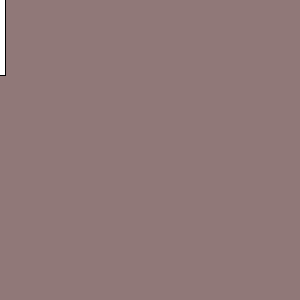
Frame 1 (no input)
Frame 60 (the mouse pressed at the canvas centre just before this capture): identical to frame 1, image omitted
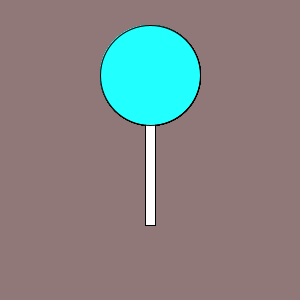
Frame 120 (the mouse held since frame 60 and released just before this capture)

The Processing sketch that drew these frames (run headless with seeded random() and noise(); from frame 60 on, the mouse is pressed at the canvas centre):

// Processing sketch: processing_37403
// ── processing_37403.pde

void setup() {
  size
    (300, 300);
    colorMode(HSB,width,height,88);
}

void draw() {
  background(0,50,50);
  
  for (int x=20; x<280; x+=20) {
    fill(0,0,99);
    rectMode(CENTER);
    rect(mouseX,mouseY,10,150);
    fill(mouseX,x,width);
    ellipse(mouseX,mouseY-75,100,100);
    
  }
}
